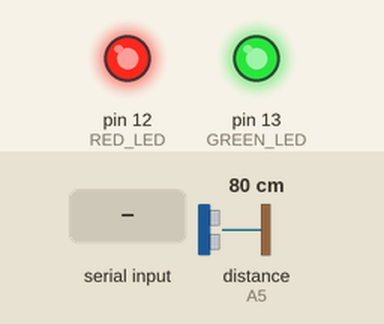
A sketch run on a simulated Arduino Uno, built with avr-gcc and run on an emulated ATmega328P. Shown: output pins drawn as LEDs (lit = HIGH). Inputs (shaded band) come from the test bench; at power-on: distance to the obstacle (sensor on A5) 80 cm. The echo pulse lasts 58.3 µs per cm; pins used as bus, display or sensor lines are not drawn; what the sketch prints to the serial monitor is not drawn.

Above: at 1.2 s.
1.3 s: byte 255 (0xff) received over Serial
At 2.8 s:
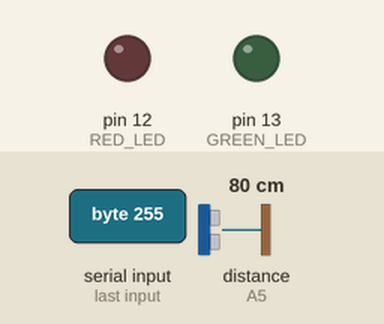
Timing chart, 0 to 4.3 s (numbered marks = the images above; inputs shaded):
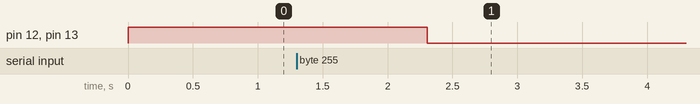

The sketch:

Theia_firmware.ino
```cpp
/*
Firware for the Theia SR-04 Ultrasonic Rangefinder control shield

 This firware handles up to eight Ultrasonics

 ---------- For each new bot--------------
 The Theia boards have ArduinoID's of between 51 and 60
 Change the define statement for ARDUINO_ID
 Change the define statement for NUM_RANGEFINDERS
 Change the LED_FEEDBACK define statement to 0 if you only want leds to
 be active when system is booting
 Change POLLING_DELAY to the number of MS you between each polling

 TODO:::

 - add some feedback for the LED?
 - setup slow interupt to trigger the ultrasonics every 50ms or so?
 - when message comes in for distance it just returns the most rescent result?

 */

#define RED_LED 12
#define GREEN_LED 13
#define LED_FEEDBACK 1
#define NUM_RANGEFINDERS 4
#define ARDUINO_ID 51
#define POLLING_DELAY 50

// for interfacing with the the SR-04 rangefinders
const int trigPins[8] = {
  A4, A2, A0, 2, 8, 10, 4, 6};
const int echoPins[8] = {
  A5, A3, A1, 3, 9, 11, 5, 7};

// most current readings from the ultrasonics
uint8_t lastDistance[NUM_RANGEFINDERS];

int handshake = 0;
char bytes[2];

// Setup loop //
void setup() {
  Serial.begin (57600);
  pinMode(RED_LED, OUTPUT);
  pinMode(GREEN_LED, OUTPUT);
  // set the LED to yellow for setup loop
  digitalWrite(RED_LED, HIGH);
  digitalWrite(GREEN_LED, HIGH);
  for (int i; i < NUM_RANGEFINDERS; i++) {
    pinMode(trigPins[i], OUTPUT);
    pinMode(echoPins[i], INPUT);
  }
  // give a second for things to settle and
  // to notice that the LED was turned on
}

// read all of the ultrasonics
void readUltrasonics() {
  if (LED_FEEDBACK) {
     digitalWrite(GREEN_LED, HIGH);
  }
  for( int i; i < NUM_RANGEFINDERS; i++) {
    long duration;
    digitalWrite(trigPins[i], LOW);
    delayMicroseconds(2);
    digitalWrite(trigPins[i], HIGH);
    delayMicroseconds(10);
    digitalWrite(trigPins[i], LOW);
    duration = pulseIn(echoPins[i], HIGH);
    lastDistance[i] = duration / 58.2;
  }
  if (LED_FEEDBACK) {
     digitalWrite(GREEN_LED, LOW);
  }
}

// read a specific ultrasonic
void readUltrasonic(int which) {
  if (LED_FEEDBACK) {
     digitalWrite(GREEN_LED, HIGH);
     digitalWrite(RED_LED, HIGH);
  }
  if (which < NUM_RANGEFINDERS){
    long duration;
    digitalWrite(trigPins[which], LOW);
    delayMicroseconds(2);
    digitalWrite(trigPins[which], HIGH);
    delayMicroseconds(10);
    digitalWrite(trigPins[which], LOW);
    duration = pulseIn(echoPins[which], HIGH);
    // if it is farther away, we just take 253
    lastDistance[which] = min(0xFE, duration / 58.2);
  }
  if (LED_FEEDBACK) {
     digitalWrite(GREEN_LED, LOW);
     digitalWrite(RED_LED, LOW);
  }
}

void sendDistances() {
  // parity byte
  Serial.print(char(0xFF));
  for (int i; i < 8; i++) {
    Serial.print(char(lastDistance[i]));
  }
}

void sendDistance(int which) {
  Serial.print(char(0xFF));
  Serial.print(char(lastDistance[which]));
}

void pollSerial() {
  if (Serial.available()) {
    if (Serial.read() == 0xff) {
      // reads in a two index array from ChucK

      Serial.readBytes(bytes, 2);
      // bit wise operations
      // ~~~~~~~~~~~~~~~~~~~
      // reads the first six bits for the note number
      // then reads the last ten bits for the note velocity
      int sensor = byte(bytes[0]) >> 2;
      int parity = (byte(bytes[0]) << 8 | byte(bytes[1])) & 1023;

      // message required for "handshake" to occur
      // happens once per Arduino at the start of the ChucK serial code
      if (sensor == 63 && parity == 1023 && handshake == 0) {
        Serial.write(ARDUINO_ID);
        handshake = 1;
        digitalWrite(RED_LED, LOW);
        digitalWrite(GREEN_LED, LOW);
      }
      // if the sensor is between 1 and NUM_RANGEFINDERS
      // and the parity is 0x00 we return the range of
      // the rangefinder
      else if (sensor >= 0) {
          // the solinoids are addressed using index = 0
          readUltrasonic(sensor);
          sendDistance(sensor);
      }
      else {
         sendDistance(254);
      }
    }
  }
}

void loop() {
  pollSerial();
}
```

Measured:
- after the input at 1.3 s, pin 12 (RED_LED), pin 13 (GREEN_LED): HIGH → LOW after 1.0 s
